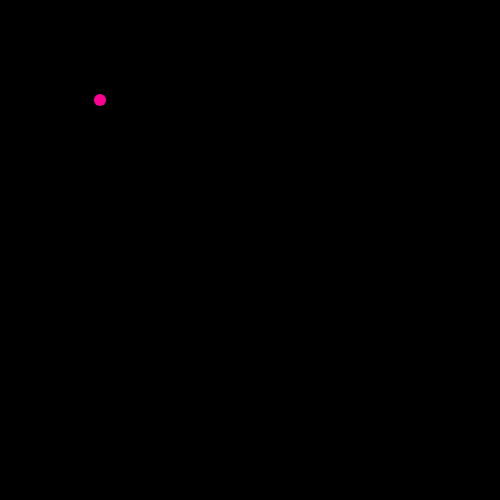
Frame 1 (no input)
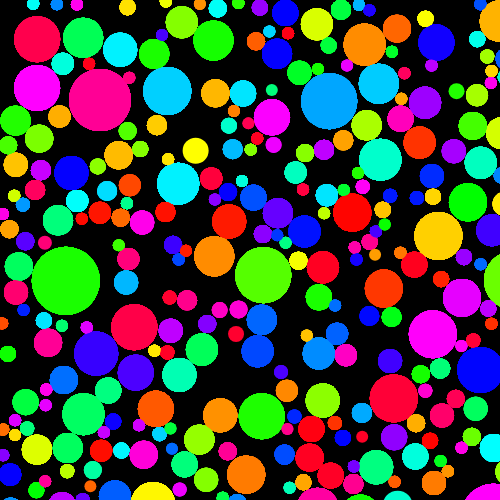
Frame 60 (no input)
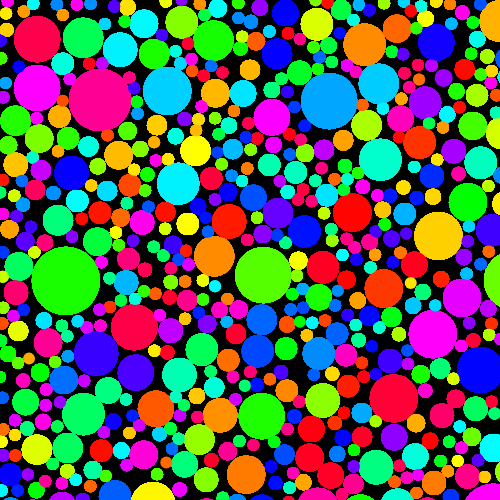
Frame 120 (the mouse pressed at the canvas centre since frame 60)

The p5.js sketch that drew these frames (run headless with seeded random() and noise() and a simulated clock; from frame 60 on, the mouse is pressed at the canvas centre):

// p5.js sketch
// ── sketch.js
// function setup() {
//   createCanvas(500, 500);
//   background(25, 105, 255)

//   for (i = 0; i < 15; i++) {
//     tree(random(0, 400), 401, random(40, 150), random(40, 150));
//   }

// }

// function tree(x, y, trunkHeight, leafSize) {
//   noStroke()
//   fill(random(140, 165), random(40, 85), random(10, 40))
//   rect(x, y, leafSize / 4, -trunkHeight)

//   var leafColorG = random(100, 255)
//   var leafColorB = random(0, 30)

//   for (var i = 0; i < 10; i++) {
//     fill(0, leafColorG, leafColorB);
//     ellipse(x + leafSize / 8 + random(-i, i), y - trunkHeight - leafSize / 2 + random(-i, i), leafSize + random(-i, i), leafSize + random(-i, i))
//   }

// }

let circles = []
let new_circles_this_frame = 0
let new_circle_creation_attempts_this_frame = 0
let START_RADIUS = 5

function setup() {
  createCanvas(500, 500);
  background(0, 0, 0)

  circles.push(new Circle(100, 100, START_RADIUS))
}

function draw() {

  for (circle of circles) {
    circle.isGrowing ? circle.grow(circles) : null
    circle.display()
  }

  while (new_circles_this_frame < 5) {
    newCircle()
    if (new_circle_creation_attempts_this_frame > 1000) {
      console.log('Area Filled')
      noLoop()
    }
  }

  new_circles_this_frame = 0
  new_circle_creation_attempts_this_frame = 0
}

function newCircle() {
  new_circle_creation_attempts_this_frame += 1
  let x = Math.random() * windowWidth
  let y = Math.random() * windowHeight

  for (let circle of circles) {
    let circleDistance = dist(x, y, circle.x, circle.y)
    if (circleDistance < circle.radius + START_RADIUS) {
      return
    }
  }

  circles.push(new Circle(x, y, START_RADIUS))
  new_circles_this_frame += 1
}
// ── Circle.js
const CIRCLE_DISTANCE = 2

class Circle {
    constructor(x, y, radius) {
        this.x = x
        this.y = y
        this.radius = radius
        this.canvasHeight = windowHeight
        this.canvasWidth = windowWidth
        this.isGrowing = true

        this.color = color(`hsl(${parseInt(Math.random() * 360)}, 100%, 50%)`)
    }

    display() {
        noStroke()
        fill(this.color);
        ellipse(this.x, this.y, this.radius * 2)
    }

    grow(bounding_circles) {
        this.radius += 1
        this.isGrowing = this.isWithinCanvas() && this.isWithinBoundingObjects(bounding_circles)
    }

    isWithinCanvas() {
        return !(
            this.x + this.radius > this.canvas_width ||
            this.x - this.radius < 0 ||
            this.y + this.radius > this.canvas_height ||
            this.y - this.radius < 0
        )
    }

    isWithinBoundingObjects(bounding_circles) {
        for (let circle of bounding_circles) {
            let circleDistance = dist(this.x, this.y, circle.x, circle.y)
            if (circleDistance < (circle.radius + this.radius + CIRCLE_DISTANCE) && circleDistance !== 0) {
                return false
            }
        }
        return true
    }
}
